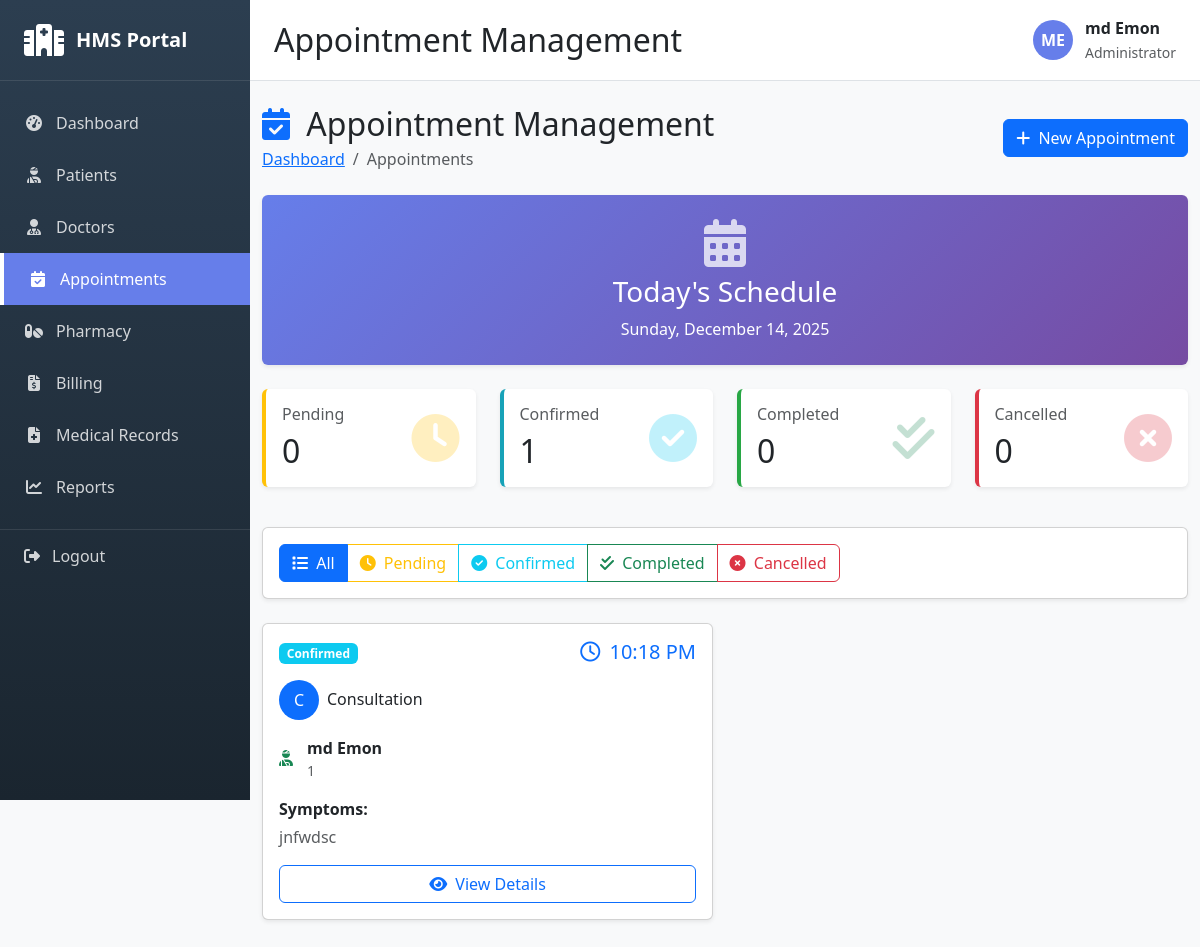
The page /appointments/ (signed in) on the database its author committed.
### appointments/models.py (models this page shows, shortened)
class Appointment(models.Model):
    STATUS_CHOICES = [('PENDING', 'Pending'), ('CONFIRMED', 'Confirmed'), ('COMPLETED', 'Completed'), ('CANCELLED', 'Cancelled')]
    appointment_id = models.CharField(max_length=20, unique=True)
    patient = models.ForeignKey(Patient, on_delete=models.CASCADE)
    doctor = models.ForeignKey(Doctor, on_delete=models.CASCADE)
    appointment_date = models.DateField()
    appointment_time = models.TimeField()
    appointment_type = models.CharField(max_length=100)
    symptoms = models.TextField()
    status = models.CharField(max_length=20, choices=STATUS_CHOICES, default='PENDING')
    notes = models.TextField(blank=True)
    created_at = models.DateTimeField(auto_now_add=True)
    updated_at = models.DateTimeField(auto_now=True)
    class Meta:
        db_table = 'appointments'
        ordering = ['-appointment_date', '-appointment_time']

### patients/models.py (models this page shows, shortened)
class Patient(models.Model):
    GENDER_CHOICES = [
        ('M', 'Male'),
        ('F', 'Female'),
        ('O', 'Other'),
    ]
    BLOOD_GROUP_CHOICES = [
        ('A+', 'A+'),
        ('A-', 'A-'),
        ('B+', 'B+'),
        ('B-', 'B-'),
        ('O+', 'O+'),
        ('O-', 'O-'),
        ('AB+', 'AB+'),
        ('AB-', 'AB-'),
    ]
    user = models.OneToOneField(User, on_delete=models.CASCADE)
    patient_id = models.CharField(max_length=20, unique=True)
    date_of_birth = models.DateField()
    gender = models.CharField(max_length=1, choices=GENDER_CHOICES)
    blood_group = models.CharField(max_length=3, choices=BLOOD_GROUP_CHOICES)
    phone_number = models.CharField(max_length=15)
    address = models.TextField()
    emergency_contact = models.CharField(max_length=15)
    medical_history = models.TextField(blank=True)
    allergies = models.TextField(blank=True)
    created_at = models.DateTimeField(auto_now_add=True)
    updated_at = models.DateTimeField(auto_now=True)
    def get_full_name(self):
        return self.user.get_full_name()
    class Meta:
        db_table = 'patients'
        verbose_name = 'Patient'
        verbose_name_plural = 'Patients'
        ordering = ['-created_at']

### appointments/views.py (the view)
# urls.py: path('', views.appointment_list, name='appointment_list'),
@login_required
def appointment_list(request):
    appointments = Appointment.objects.all().select_related('patient__user', 'doctor__user').order_by('-appointment_date', '-appointment_time')
    status_filter = request.GET.get('status', '')
    if status_filter:
        appointments = appointments.filter(status=status_filter)
    pending = Appointment.objects.filter(status='PENDING').count()
    confirmed = Appointment.objects.filter(status='CONFIRMED').count()
    completed = Appointment.objects.filter(status='COMPLETED').count()
    cancelled = Appointment.objects.filter(status='CANCELLED').count()
    context = {
        'appointments': appointments,
        'status_filter': status_filter,
        'pending': pending,
        'confirmed': confirmed,
        'completed': completed,
        'cancelled': cancelled,
    }
    return render(request, 'appointments/appointment_list.html', context)

### templates/appointments/appointment_list.html (shortened to what this page needs)
{% extends 'base.html' %}
{% block page_title %}Appointment Management{% endblock %}
{% block content %}
<div class="container-fluid py-4">
    <div class="d-flex justify-content-between align-items-center mb-4">
        <div>
            <h2 class="mb-1">
                <i class="fas fa-calendar-check text-primary me-2"></i>
                Appointment Management
            </h2>
            <nav aria-label="breadcrumb">
                <ol class="breadcrumb mb-0">
                    <li class="breadcrumb-item"><a href="{% url 'dashboard' %}">Dashboard</a></li>
                    <li class="breadcrumb-item active">Appointments</li>
                </ol>
            </nav>
        </div>
        <div>
            <a href="{% url 'appointments:appointment_create' %}" class="btn btn-primary">
                <i class="fas fa-plus me-1"></i> New Appointment
            </a>
        </div>
    </div>
    <div class="card mb-4 border-0 shadow-sm" style="background: linear-gradient(135deg, #667eea 0%, #764ba2 100%);">
        <div class="card-body text-white text-center py-4">
            <i class="fas fa-calendar-alt fa-3x mb-2 opacity-75"></i>
            <h3 class="mb-2">Today's Schedule</h3>
            <p class="mb-0">Sunday, December 14, 2025</p>
        </div>
    </div>
    <div class="row mb-4">
        <div class="col-md-3 mb-3">
            <div class="card border-0 shadow-sm" style="border-left: 4px solid #ffc107 !important;">
                <div class="card-body">
                    <div class="d-flex justify-content-between align-items-center">
                        <div>
                            <h6 class="text-muted mb-2">Pending</h6>
                            <h2 class="mb-0">{{ pending }}</h2>
                        </div>
                        <i class="fas fa-clock fa-3x text-warning opacity-25"></i>
                    </div>
                </div>
            </div>
        </div>
        <div class="col-md-3 mb-3">
            <div class="card border-0 shadow-sm" style="border-left: 4px solid #17a2b8 !important;">
                <div class="card-body">
                    <div class="d-flex justify-content-between align-items-center">
                        <div>
                            <h6 class="text-muted mb-2">Confirmed</h6>
                            <h2 class="mb-0">{{ confirmed }}</h2>
                        </div>
                        <i class="fas fa-check-circle fa-3x text-info opacity-25"></i>
                    </div>
                </div>
            </div>
        </div>
        <div class="col-md-3 mb-3">
            <div class="card border-0 shadow-sm" style="border-left: 4px solid #28a745 !important;">
                <div class="card-body">
                    <div class="d-flex justify-content-between align-items-center">
                        <div>
                            <h6 class="text-muted mb-2">Completed</h6>
                            <h2 class="mb-0">{{ completed }}</h2>
                        </div>
                        <i class="fas fa-check-double fa-3x text-success opacity-25"></i>
                    </div>
                </div>
            </div>
        </div>
        <div class="col-md-3 mb-3">
            <div class="card border-0 shadow-sm" style="border-left: 4px solid #dc3545 !important;">
                <div class="card-body">
                    <div class="d-flex justify-content-between align-items-center">
                        <div>
                            <h6 class="text-muted mb-2">Cancelled</h6>
                            <h2 class="mb-0">{{ cancelled }}</h2>
                        </div>
                        <i class="fas fa-times-circle fa-3x text-danger opacity-25"></i>
                    </div>
                </div>
            </div>
        </div>
    </div>
    <div class="card shadow-sm mb-4">
        <div class="card-body">
            <div class="btn-group" role="group">
                <a href="?status=" class="btn btn-outline-primary {% if not status_filter %}active{% endif %}">
                    <i class="fas fa-list me-1"></i> All
                </a>
                <a href="?status=PENDING" class="btn btn-outline-warning {% if status_filter == 'PENDING' %}active{% endif %}">
                    <i class="fas fa-clock me-1"></i> Pending
                </a>
                <a href="?status=CONFIRMED" class="btn btn-outline-info {% if status_filter == 'CONFIRMED' %}active{% endif %}">
                    <i class="fas fa-check-circle me-1"></i> Confirmed
                </a>
                <a href="?status=COMPLETED" class="btn btn-outline-success {% if status_filter == 'COMPLETED' %}active{% endif %}">
                    <i class="fas fa-check-double me-1"></i> Completed
                </a>
                <a href="?status=CANCELLED" class="btn btn-outline-danger {% if status_filter == 'CANCELLED' %}active{% endif %}">
                    <i class="fas fa-times-circle me-1"></i> Cancelled
                </a>
            </div>
        </div>
    </div>
    <div class="row">
        {% if appointments %}
            {% for appointment in appointments %}
            <div class="col-lg-6 mb-4">
                <div class="card shadow-sm h-100 {% if appointment.status == 'COMPLETED' %}border-success{% endif %}">
                    <div class="card-body">
                        <div class="d-flex justify-content-between align-items-start mb-3">
                            <div>
                                <span class="badge bg-{% if appointment.status == 'COMPLETED' %}success{% elif appointment.status == 'CONFIRMED' %}info{% elif appointment.status == 'PENDING' %}warning{% else %}danger{% endif %}">
                                    {{ appointment.get_status_display }}
                                </span>
                            </div>
                            <h5 class="mb-0 text-primary">
                                <i class="far fa-clock me-1"></i>
                                {{ appointment.appointment_time|time:"g:i A" }}
                            </h5>
                        </div>
                        <div class="mb-3">
                            <div class="d-flex align-items-center mb-2">
                                <div class="bg-primary text-white rounded-circle d-flex align-items-center justify-content-center me-2"
                                     style="width: 40px; height: 40px;">
                                    {{ appointment.appointment_type.0|upper }}
                                </div>
                                <div>
                                    <h6 class="mb-0">{{ appointment.appointment_type }}</h6>
                                </div>
                            </div>
                        </div>
                        <div class="mb-3">
                            <div class="d-flex align-items-center mb-2">
                                <i class="fas fa-user-injured text-success me-2" style="width: 20px;"></i>
                                <div>
                                    <strong>{{ appointment.patient.get_full_name }}</strong>
                                    <div class="small text-muted">{{ appointment.patient.patient_id }}</div>
                                </div>
                            </div>
                        </div>
                        <div class="mb-3">
                            <p class="mb-1"><strong>Symptoms:</strong></p>
                            <p class="text-muted mb-0">{{ appointment.symptoms }}</p>
                        </div>
                        <div class="d-grid">
                            <a href="{% url 'appointments:appointment_detail' appointment.pk %}"
                               class="btn btn-outline-primary">
                                <i class="fas fa-eye me-1"></i> View Details
                            </a>
                        </div>
                    </div>
                </div>
            </div>
            {% endfor %}
        {% endif %}
    </div>
</div>
{% endblock %}

### templates/base.html (shortened to what this page needs)
<!DOCTYPE html>
<html lang="en">
<head>
    <link href="https://cdnjs.cloudflare.com/ajax/libs/bootstrap/5.3.2/css/bootstrap.min.css" rel="stylesheet">
    <link href="https://cdnjs.cloudflare.com/ajax/libs/font-awesome/6.4.0/css/all.min.css" rel="stylesheet">
</head>
<body>
    <div class="sidebar">
        <div class="sidebar-brand">
            <i class="fas fa-hospital"></i>
            <h4>HMS Portal</h4>
        </div>
        <div class="sidebar-menu">
            <a href="{% url 'dashboard' %}" class="{% if request.path == '/' %}active{% endif %}">
                <i class="fas fa-tachometer-alt"></i>
                <span>Dashboard</span>
            </a>
            <a href="{% url 'patients:patient_list' %}" class="{% if 'patients' in request.path %}active{% endif %}">
                <i class="fas fa-user-injured"></i>
                <span>Patients</span>
            </a>
            <a href="{% url 'doctors:doctor_list' %}" class="{% if 'doctors' in request.path %}active{% endif %}">
                <i class="fas fa-user-md"></i>
                <span>Doctors</span>
            </a>
            <a href="{% url 'appointments:appointment_list' %}" class="{% if 'appointments' in request.path %}active{% endif %}">
                <i class="fas fa-calendar-check"></i>
                <span>Appointments</span>
            </a>
            <a href="{% url 'pharmacy:medicine_list' %}" class="{% if 'pharmacy' in request.path %}active{% endif %}">
                <i class="fas fa-pills"></i>
                <span>Pharmacy</span>
            </a>
            <a href="{% url 'billing:bill_list' %}" class="{% if 'billing' in request.path %}active{% endif %}">
                <i class="fas fa-file-invoice-dollar"></i>
                <span>Billing</span>
            </a>
            <a href="{% url 'medical_records:medical_record_list' %}" class="{% if 'medical-records' in request.path %}active{% endif %}">
                <i class="fas fa-file-medical"></i>
                <span>Medical Records</span>
            </a>
            <a href="{% url 'reports:reports_home' %}" class="{% if 'reports' in request.path %}active{% endif %}">
                <i class="fas fa-chart-line"></i>
                <span>Reports</span>
            </a>
        </div>
        <a href="{% url 'accounts:logout' %}" class="logout-btn">
            <i class="fas fa-sign-out-alt"></i>
            <span>Logout</span>
        </a>
    </div>
    <div class="main-content">
        <div class="topbar d-flex justify-content-between align-items-center">
            <h2 class="mb-0">{% block page_title %}Dashboard{% endblock %}</h2>
            <div class="user-info">
                <div class="user-avatar">
                    {{ user.first_name.0|upper }}{{ user.last_name.0|upper }}
                </div>
                <div>
                    <div class="fw-bold">{{ user.get_full_name }}</div>
                    <small class="text-muted">Administrator</small>
                </div>
            </div>
        </div>
        <div class="content-wrapper">
            {% block content %}{% endblock %}
        </div>
    </div>
</body>
</html>

### templates/base.html (style rules this page uses)
:root { --sidebar-bg: #2c3e50; --primary-color: #667eea; --sidebar-width: 250px; }
body { font-family: 'Segoe UI', Tahoma, Geneva, Verdana, sans-serif; background-color: #f8f9fa; }
.sidebar { position: fixed; top: 0; left: 0; height: 100vh; width: var(--sidebar-width); background: linear-gradient(180deg, #2c3e50 0%, #1a252f 100%); color: white; overflow-y: auto; z-index: 1000; transition: all 0.3s; }
.sidebar-brand { padding: 1.5rem; border-bottom: 1px solid rgba(255,255,255,0.1); display: flex; align-items: center; gap: 0.75rem; }
.sidebar-brand i { font-size: 2rem; }
.sidebar-brand h4 { margin: 0; font-size: 1.25rem; font-weight: bold; }
.sidebar-menu { padding: 1rem 0; }
.sidebar-menu a { display: flex; align-items: center; padding: 0.875rem 1.5rem; color: rgba(255,255,255,0.8); text-decoration: none; transition: all 0.3s; }
.sidebar-menu a.active { background-color: var(--primary-color); color: white; border-left: 4px solid white; }
.sidebar-menu a i { margin-right: 0.75rem; width: 20px; text-align: center; }
.main-content { margin-left: var(--sidebar-width); min-height: 100vh; }
.topbar { background-color: white; padding: 1rem 1.5rem; border-bottom: 1px solid #dee2e6; position: sticky; top: 0; z-index: 999; }
.user-info { display: flex; align-items: center; gap: 0.75rem; }
.user-avatar { width: 40px; height: 40px; border-radius: 50%; background: var(--primary-color); color: white; display: flex; align-items: center; justify-content: center; font-weight: bold; }
.logout-btn { padding: 0.875rem 1.5rem; color: rgba(255,255,255,0.8); text-decoration: none; display: flex; align-items: center; transition: all 0.3s; border-top: 1px solid rgba(255,255,255,0.1); margin-top: auto; }
.logout-btn i { margin-right: 0.75rem; }

### rows shown on the page
Appointment: status "Confirmed", appointment_time "10:18 PM", appointment_type.0 "C", appointment_type "Consultation", patient.get_full_name "md Emon", patient.patient_id "1", symptoms "jnfwdsc"

### other values the page prints
{{ user.first_name.0|upper }} "M"
{{ user.last_name.0|upper }} "E"
{{ user.get_full_name }} "md Emon"
{{ pending }} "0"
{{ confirmed }} "1"
{{ completed }} "0"
{{ cancelled }} "0"
